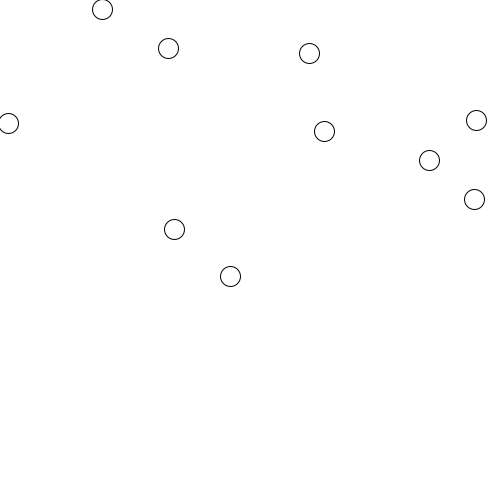
Frame 1 (no input)
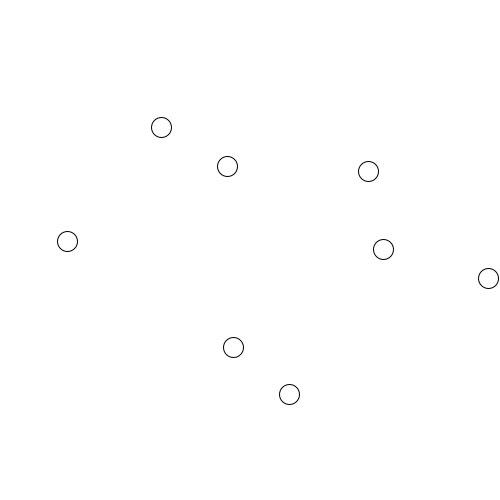
Frame 60 (the mouse pressed at the canvas centre just before this capture)
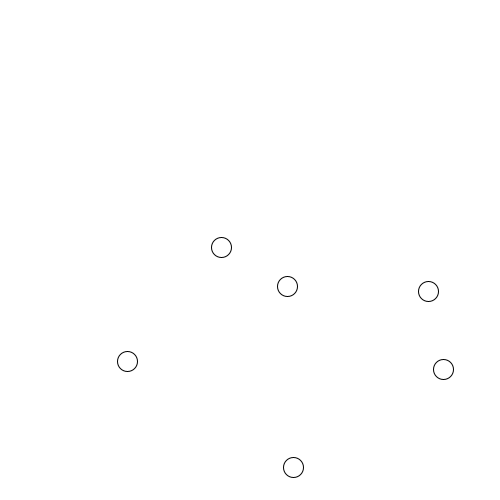
Frame 120 (the mouse held since frame 60 and released just before this capture)

The Processing sketch that drew these frames (run headless with seeded random() and noise(); from frame 60 on, the mouse is pressed at the canvas centre):

// Processing sketch: Task4
// ── Task4.pde
Circle[] circles = new Circle[10];
Circle circle;


void setup() {
  size(500, 500);
  circle = new Circle(width/2, height/2);
  circle.display();


  for (int i = 0; i < circles.length; i++) {
    int randomX = (int)random(width);
    int randomY = (int)random(height);
    circles[i] =  new Circle(randomX, randomY);
  }
}

void draw() {
  background(255);
  for (Circle c : circles) {
    c.move(1, 2);
  }
}

class Circle {
  int xPosition, yPosition;
  Circle(int xPos, int yPos) {
    xPosition = xPos;
    yPosition = yPos;
  }

  void display() {
    ellipse(xPosition, yPosition, 20, 20);
  }

  void move(int dx, int dy) {
    xPosition += dx;
    yPosition += dy;
    display();
  }
}
